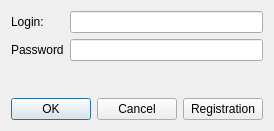
<?xml version="1.0" encoding="UTF-8"?>
<ui version="4.0">
 <class>LoginForm</class>
 <widget class="QWidget" name="LoginForm">
  <property name="geometry">
   <rect>
    <x>0</x>
    <y>0</y>
    <width>272</width>
    <height>131</height>
   </rect>
  </property>
  <property name="windowTitle">
   <string>Form</string>
  </property>
  <layout class="QVBoxLayout" name="verticalLayout">
   <item>
    <layout class="QFormLayout" name="formLayout">
     <item row="0" column="0">
      <widget class="QLabel" name="label">
       <property name="text">
        <string>Login:</string>
       </property>
      </widget>
     </item>
     <item row="1" column="0">
      <widget class="QLabel" name="label_2">
       <property name="text">
        <string>Password</string>
       </property>
      </widget>
     </item>
     <item row="0" column="1">
      <widget class="QLineEdit" name="loginEdit"/>
     </item>
     <item row="1" column="1">
      <widget class="QLineEdit" name="passwordEdit">
       <property name="echoMode">
        <enum>QLineEdit::EchoMode::Password</enum>
       </property>
      </widget>
     </item>
    </layout>
   </item>
   <item>
    <spacer name="verticalSpacer">
     <property name="orientation">
      <enum>Qt::Orientation::Vertical</enum>
     </property>
     <property name="sizeHint" stdset="0">
      <size>
       <width>20</width>
       <height>40</height>
      </size>
     </property>
    </spacer>
   </item>
   <item>
    <layout class="QHBoxLayout" name="horizontalLayout" stretch="1,0">
     <item>
      <widget class="QDialogButtonBox" name="buttonBox">
       <property name="standardButtons">
        <set>QDialogButtonBox::StandardButton::Cancel|QDialogButtonBox::StandardButton::Ok</set>
       </property>
      </widget>
     </item>
     <item>
      <widget class="QPushButton" name="registrationPushButton">
       <property name="text">
        <string>Registration</string>
       </property>
      </widget>
     </item>
    </layout>
   </item>
  </layout>
 </widget>
 <resources/>
 <connections/>
</ui>
